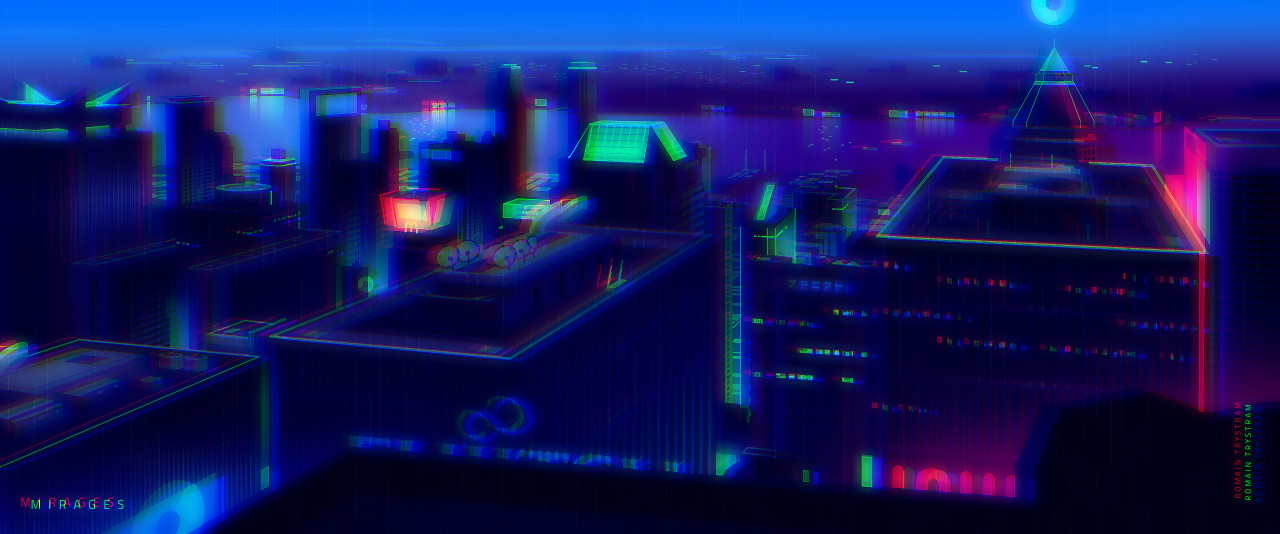
#> input picture quasar/src/css/back.jpg, 3840 x 1602 px, given as the content of the folder test_images, which was not available (shown at 1/3 size)
$ python cvt_pixelate.py
#> lines starting #> are read from the running program, lines starting #| are printed output that depends on the picture; pictures that were not available may be replaced by others from this repository, and a replacement may not be noted
#> further down, src is the input picture: shape (1602, 3840, 3); mean B, G, R 101.1, 28.5, 18.5
import cv2


def _two_element_tuple(int_or_tuple):
    if isinstance(int_or_tuple, (list, tuple)):
        if len(int_or_tuple) != 2:
            raise ValueError('Must be a tuple or list with 2 elements: {}'.format(int_or_tuple))
        return int(int_or_tuple[0]), int(int_or_tuple[1])
    if isinstance(int_or_tuple, int) and int_or_tuple > 0:
        return int(int_or_tuple), int(int_or_tuple)
    raise ValueError('Must be a positive int, a tuple or list with 2 elements')


def cvt_pixelate(img, pixel_size=1, use_radio=False, radio=None):
#> called with pixel_size = 1, use_radio = True, radio = (0.01, 0.01)
    img_height, img_width = img.shape[:2]
#> img_height = 1602; img_width = 3840
    if use_radio:
        if not radio or not hasattr(radio, '__len__') or len(radio) != 2:
            raise ValueError('radio must be a tuple with 2 radio number')
        pixel_width = img_width * radio[0]
#> pixel_width = 38.4
        pixel_height = img_height * radio[1]
#> pixel_height = 16.02
    else:
        pixel_width, pixel_height = _two_element_tuple(pixel_size)
    assert img_width >= pixel_width and img_height >= pixel_height, 'size of image should be larger than pixel'

    tmp_width = int(round(img_width / pixel_width))
#> tmp_width = 100
    tmp_height = int(round(img_height / pixel_height))
#> tmp_height = 100
    # Resize smoothly down to (tmp_width, tmp_height) pixels
    tmp = cv2.resize(img, (tmp_width, tmp_height), interpolation=cv2.INTER_LINEAR)
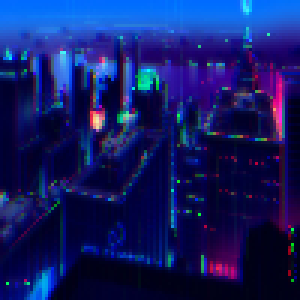
#> tmp: shape (100, 100, 3) (shown 3 times larger); mean B, G, R 101.3, 28.6, 18.5
    # Scale back up using NEAREST to original size
    result = cv2.resize(tmp, (img_width, img_height), interpolation=cv2.INTER_NEAREST)
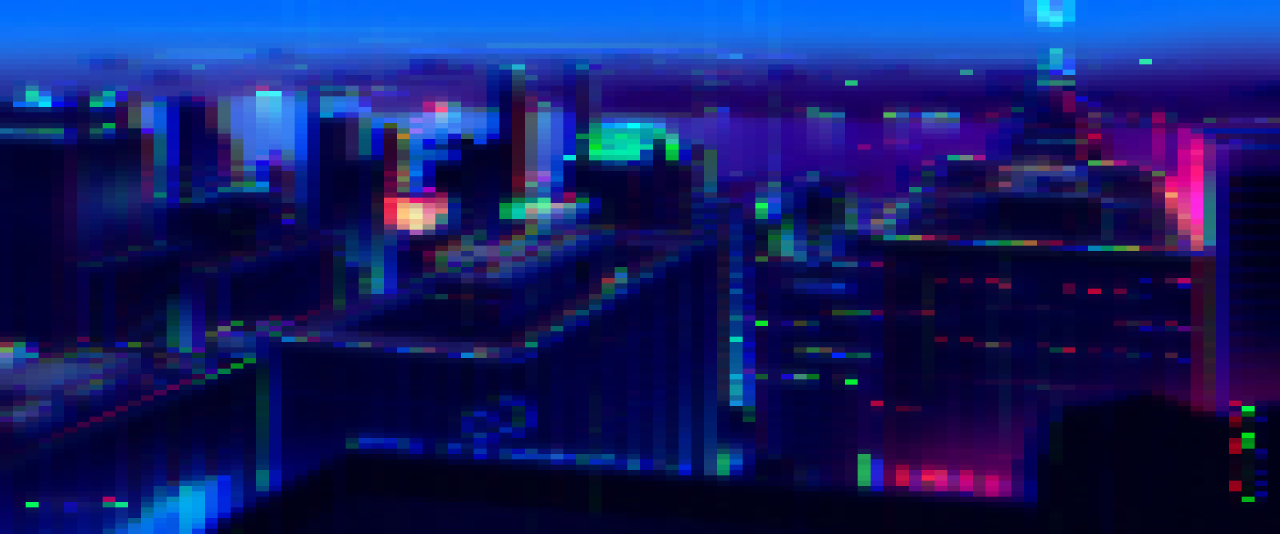
#> result: shape (1602, 3840, 3) (shown at 1/3 size); mean B, G, R 101.4, 28.7, 18.5
    return result


if __name__ == '__main__':
    import os

    for name in os.listdir('test_images'):
        src = cv2.imread(os.path.join('test_images', name))
        dst = cvt_pixelate(src, use_radio=True, radio=(0.01, 0.01))
        cv2.imshow('src', src)
        cv2.imshow('dst', dst)
        cv2.waitKey()
        cv2.destroyAllWindows()

$ run again, on quasar/src/pages/back.gif
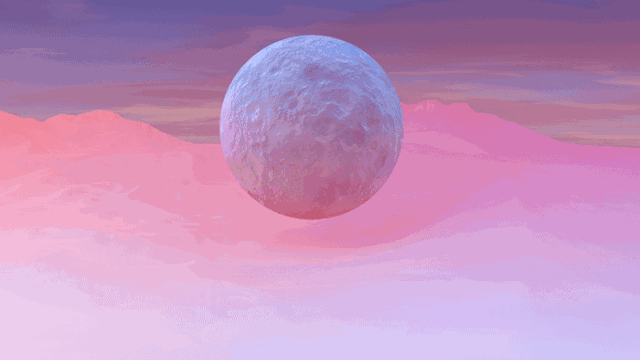
#> input picture quasar/src/pages/back.gif, 640 x 360 px, given as the content of the folder test_images, which was not available
#> src is the input picture: shape (360, 640, 3); mean B, G, R 191.1, 145.9, 195.1
#> in cvt_pixelate, `tmp = cv2.resize(img, (tmp_width, tmp_height), interpolation=cv2.INTER..`:
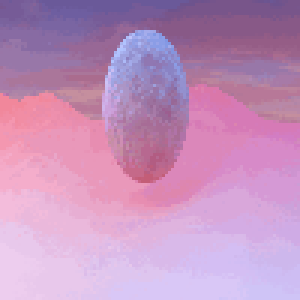
#> tmp: shape (100, 100, 3) (shown 3 times larger); mean B, G, R 191, 145.8, 195
